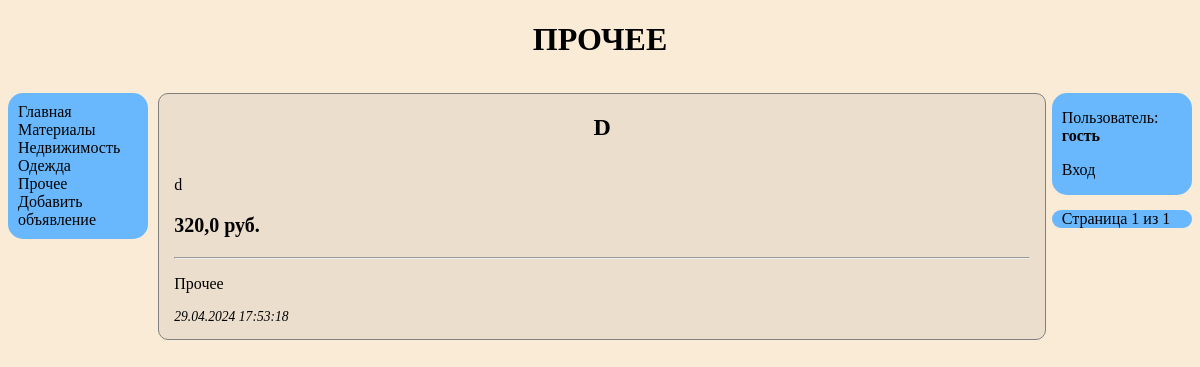
/bboard/rublic/4/, run on an earlier commit of the app's database.
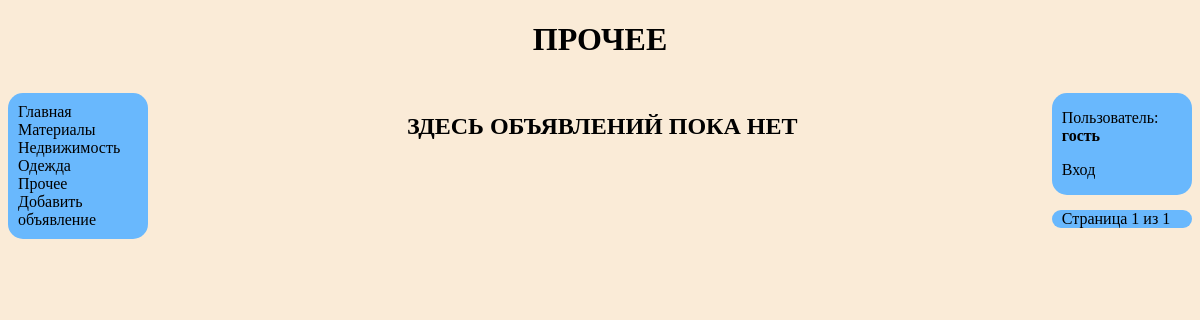
And on a later commit of the database.
### myapp/models.py (models this page shows, shortened)
class Rublic(models.Model):
    name = models.CharField(max_length=100, verbose_name='Название', db_index=True)
    class Meta:
        verbose_name_plural = 'Рубирики'
        verbose_name = 'Рубрика'
        ordering = ['name']

class Bb(models.Model):
    title = models.CharField(max_length=100, verbose_name='Название')
    content = models.TextField(verbose_name='Описание')
    price = models.FloatField(verbose_name='Стоимость',
                              validators=[validators.MinValueValidator(0, 'Цена не может быть меньше 0!')])
    published = models.DateTimeField(verbose_name='Дата публикации', auto_now_add=True, db_index=True)
    rublic = models.ForeignKey('Rublic', on_delete=models.PROTECT, null=True, verbose_name='Рубрика')
    class Meta:
        verbose_name_plural = 'Объявления'
        verbose_name = 'Объявление'
        ordering = ['-published', 'title']

### myapp/views.py (the view)
# urls.py: path('rublic/<int:rublic_id>/', views.rublic_page, name='rublic_page'),
def rublic_page(request, rublic_id):
    cur_rublic = get_object_or_404(Rublic, pk=rublic_id)
    items = Bb.objects.filter(rublic=cur_rublic)
    rublics = Rublic.objects.all()
    paginator = Paginator(items, 3)
    page = paginator.page(request.GET.get('page', 1))
    return render(request, 'myapp/rublic_page.html', {'c_rublic':cur_rublic, 'items':page, 'rublics':rublics})

### myapp/templates/myapp/rublic_page.html (shortened to what this page needs)
{% extends 'layout/basic.html' %}
{% block title_2 %}{{c_rublic.name}}{% endblock %}
{% block paginator %}
{% include 'layout/paginator.html' with page=items%}
{% endblock paginator %}

### myapp/templates/layout/basic.html (shortened to what this page needs)
{% load static %}
<!DOCTYPE html>
<html>
<head>
    <link type="text/css" rel="stylesheet" href="{% static 'myapp/board.css' %}">
</head>
<body>
    <h1>{% block title_2 %}{% endblock %}</h1>
    <div class="left_block">
        <a class="changeable_in_blue" href="{% url 'myapp:main' %}">Главная</a><br>
        {% for i in rublics %}
        <a class="changeable_in_blue" href="{% url 'myapp:rublic_page' i.pk %}">{{i.name}}</a><br>
        {% endfor %}
        <a class="changeable_in_blue" href="{% url 'myapp:add' %}">Добавить объявление</a>
    </div>
    {% include "layout/user_info.html" %}
    <div class="main_cl">
        {% if items %}
            {% for i in items %}
            <div class="section">
                <h2><b><a href="{% url 'myapp:index_page' i.id %}">{{i.title}}</a></b></h2>
                <p>{{i.content}}</p>
                <p class="price"><b>{{i.price}} руб.</b></p>
                <hr>
                <p><a href="{% url 'myapp:rublic_page' i.rublic.pk %}">{{i.rublic.name}}</a></p>
                <p class="date">{{i.published|date:"d.m.Y H:i:s"}}</p>
            </div>
            {% endfor %}
        {% else %}
            <h2>Здесь объявлений пока нет<h2>
        {% endif %}
    </div>
    {% block paginator %}{% endblock paginator %}
</body>
</html>

### myapp/templates/layout/user_info.html
<div class="right_block">
    {% if user.is_authenticated %}
        <p>Пользователь: <b>{{ user.username }}</b></p>
        <p><a class="changeable_in_blue" href="{% url 'logout' %}">Выход</a></p>
        {% if user.username == "admin" %}
            <p><b><a class="changeable_in_blue" href="http://127.0.0.1:8000/admin/">Go to admin-site</a></b></p>
        {% endif %}
    {% else %}
        <p>Пользователь: <b>гость</b></p>
        <p><a class="changeable_in_blue" href="{% url 'login' %}">Вход</a></p>
    {% endif %}
</div>

### myapp/templates/layout/paginator.html (shortened to what this page needs)
<div class="right_block">
    Страница {{ page.number }} из {{ page.paginator.num_pages }}
</div>

### myapp/static/myapp/board.css (style rules this page uses)
h1, h2 { text-align: center; text-transform: uppercase; margin-bottom: 35px; }
h1 { clear: both; }
a { text-decoration: none; color: black; transition: color 0.5s ease-in-out; }
body { background-color: antiquewhite; font-family: Georgia, 'Times New Roman', Times, serif; }
.left_block { width: 11%; float: left; background-color: rgb(105, 184, 253); margin-right: 10px; padding: 10px 0 10px 10px; border-radius: 15px; }
.main_cl { width: 75%; float: left; }
.right_block { width: 11%; float: right; background-color: rgb(105, 184, 253); padding: 0 0 0 10px; border-radius: 15px; margin-bottom: 15px; clear: right; }

What changed in the data, as far as the page shows it:
removed Bb: title "D", content "d", price "320,0", rublic.name "Прочее", published "29.04.2024 17:53:18"
Also different on the page:
text now shown: "ЗДЕСЬ ОБЪЯВЛЕНИЙ ПОКА НЕТ"
